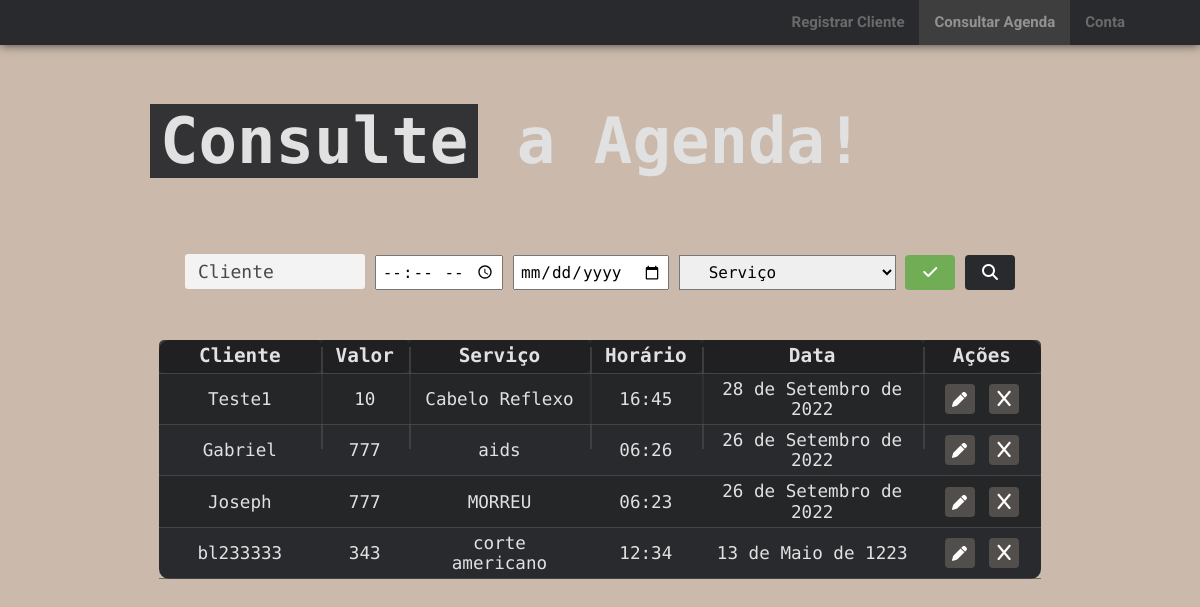
Page /consulta/ (signed in) on the committed database.
### agenda/models.py (models this page shows, shortened)
class Agenda(models.Model):
    usuario = models.ForeignKey(User, on_delete=models.SET_NULL, null=True)
    cliente = models.CharField(max_length=100)
    valor = models.CharField(max_length=10)
    servico = models.ForeignKey(Categoria, on_delete=models.SET_NULL, null=True)
    data = models.DateField()
    horario = models.TimeField()
    descricao = models.TextField(max_length=999)
    concluido = models.BooleanField(default=False)

class Categoria(models.Model):
    categoria = models.CharField(max_length=40)
    def __str__(self):
        return f'{self.categoria}'

### agenda/views.py (the view, shortened to what this page needs)
# urls.py: path('consulta/', views.ConsultaView.as_view(), name='consulta'),
class ConsultaView(View):
    def get(self, request):
        if request.user.is_authenticated:
            agenda = Agenda.objects.filter(usuario=request.user, concluido=False).order_by('-id')
            categoria = Categoria.objects.all().order_by('-id')
            return render(request, 'agenda/pages/consulta.html', context = {
                'agenda':agenda,
                'categorias':categoria,
                'category':'Serviço',
                'atualConsulta':True,
            })
        else:
            return redirect('agenda:login')

### agenda/templates/agenda/pages/consulta.html (shortened to what this page needs)
{% load static %}
<!doctype html>
<html lang="pt-br">
    <head>
        <link rel="stylesheet"      type="text/css" href="{% static 'css/consulta.css' %}">
        <link rel="stylesheet"      type="text/css" href="{% static 'css/navbar.css'   %}">
        <link rel="stylesheet"      type="text/css" href="{% static 'css/normalize.css'%}">
    </head>
    <body>
        {% include 'agenda/partials/header.html' %}
        <main>
            <div class="container">
                <h2 id="title"><span class="title">Consulte</span> a Agenda!</h2>
                <div class="wrapper">
                    <div class="filtro">
                        <form action="{% url 'agenda:consulta' %}" method="POST">{% csrf_token %}
                            <input type="text" value="{{client}}" name="client"   id="client" placeholder="Cliente">
                            <input type="time" value="{{time}}"     name="time"     id="">
                            <input type="date" value="{{date}}"     name="date"     id="">
                            <select            value="{{category}}" name="category" id="">
                                <option        value="{{category_id}}">{{category}}</option>
                            </select>
                            <button onclick="MostrarVerificados()" name="verificados" id="btn-verificados" value="{{concluido}}" class="btn btn-verificados {{classe}}"><i class="fa-solid fa-check"></i></button>
                            <button onclick="Pesquisar()" value="off" name="btn-pesquisar" id="btn-pesquisar" class="btn btn-pesquisar"><i class="fa-solid fa-magnifying-glass"></i></button>
                        </form>
                    </div>
                    <table>
                        <tr>
                            <th>Cliente</th>
                            <th>Valor</th>
                            <th>Serviço</th>
                            <th>Horário</th>
                            <th>Data</th>
                            <th>Ações</th>
                        </tr>
                        {% for cliente in agenda  %}
                                <tr>
                                    <td><a href="{% url 'agenda:cliente' cliente.id %}">{{cliente.cliente}} </a></td>
                                    <td><a href="{% url 'agenda:cliente' cliente.id %}">{{cliente.valor}}   </a></td>
                                    <td><a href="{% url 'agenda:cliente' cliente.id %}">{{cliente.servico}} </a></td>
                                    <td><a href="{% url 'agenda:cliente' cliente.id %}">{{cliente.horario}} </a></td>
                                    <td><a href="{% url 'agenda:cliente' cliente.id %}">{{cliente.data}}    </a></td>
                                    <td>
                                        <a href="{% url 'agenda:editarCliente' cliente.id %}"><button id="acao-confirm" class="btn btn-acao"><i style="font-size: 15px;" class="fa-solid fa-pen"></i></button></a>
                                        <a href="{% url 'agenda:excluirCliente' cliente.id %}"><button id="acao-excluir" class="btn btn-acao"><i class="fa-solid fa-x"></i></button></a>
                                    </td>
                                </tr>
                        {% endfor %}
                    </table>
                </div>
            </div>
        </main>
    </body>
</html>

### static/css/consulta.css (style rules this page uses)
* { margin: 0; padding: 0; outline: none; box-sizing: border-box; font-family: 'Roboto Mono', sans-serif; }
html, body { height: 100%; background-color: #cbbaac; }
.container { margin: 0 auto; max-width: 900px; position: relative; }
#title { margin-top: 60px; color: rgb(225 225 225); font-size: 4em; z-index: 2; position: relative; }
.title { width: 200px; height: 90px; padding: 0 10px; background-color: #292a2dee; }
.wrapper { width: 98%; display: inline-block; text-align: center; transform: translateX(-50%); position: relative; top: 75px; left: 50%; padding-bottom: 80px; }
.filtro input[type=text] { color: #303030e5; background-color: rgb(243, 243, 243); width: 180px; height: 35px; border: none; padding: 0 13px; font-size: 18px; outline: none; border-radius: 3px; }
.filtro input[type=text]::placeholder { color: #343335e5; }
.filtro button { color: white; width: 50px; height: 35px; border: none; cursor: pointer; }
.btn { width: 30px; height: 30px; border: none; cursor: pointer; border-radius: 4px; background-color: #343335d2; }
.btn-pesquisar { background-color: #292a2d; }
.btn-verificados { background-color: #34333559; background-color: rgba(27, 160, 0, 0.507); }
.filtro select { height: 35px; padding: 0 25px; border: 1px solid #4e4e4ebd; }
input[type=date], input[type=time] { height: 35px; padding: 0 5px; outline: none; }
table { margin: 0 auto; position: relative; top: 50px; border-radius: 10px; color: rgb(225 225 225) !important; background-color: #292a2d; }
table th { border-radius: 5px; background-color: #1e1e20c7; }
table tr { position: relative; }
table, th { color: #292a2da6; color: rgb(225 225 225);; font-size: 1.1em; position: relative; padding: 5px 30px; text-align: center; border-collapse: collapse; border-bottom: 1px solid #4e4e4ebd; }
table td { padding: 5px 15px; border-bottom: 1px solid #4e4e4ebd; }
table td a { color: rgb(225 225 225) !important; text-decoration: none; }
table th:nth-of-type(1) { padding: 0 40px; }
table th:nth-of-type(3) { padding: 0 40px; }
table th:nth-of-type(2), table th:nth-of-type(4), table th:nth-of-type(5) { padding: 0 15px; }
table .btn-acao { color: #ffffff; line-height: 30px; background-color: #524e4b; }
td .btn { margin: 0 2px; }
table th:first-of-type::before { content: ''; position: absolute; padding: 13px 0; top: 0; left: 0; border: none; border-collapse: collapse; }
table th::before { content: ''; position: absolute; padding: 50px 0px; top: 7px; left: 0; border: 1px solid #4e4e4ea2; border-collapse: collapse; }
table tbody tr:nth-of-type(2n + 0) td { background-color: #22232685; color: rgb(167, 167, 167); }

### rows in the picture
Agenda: cliente "Teste1", valor "10", servico "Cabelo Reflexo", horario "16:45", data "28 de Setembro de 2022"
Agenda: cliente "Gabriel", valor "777", servico "aids", horario "06:26", data "26 de Setembro de 2022"
Agenda: cliente "Joseph", valor "777", servico "MORREU", horario "06:23", data "26 de Setembro de 2022"
Agenda: cliente "bl233333", valor "343", servico "corte americano", horario "12:34", data "13 de Maio de 1223"

### other values in the picture
form field category "Serviço"
